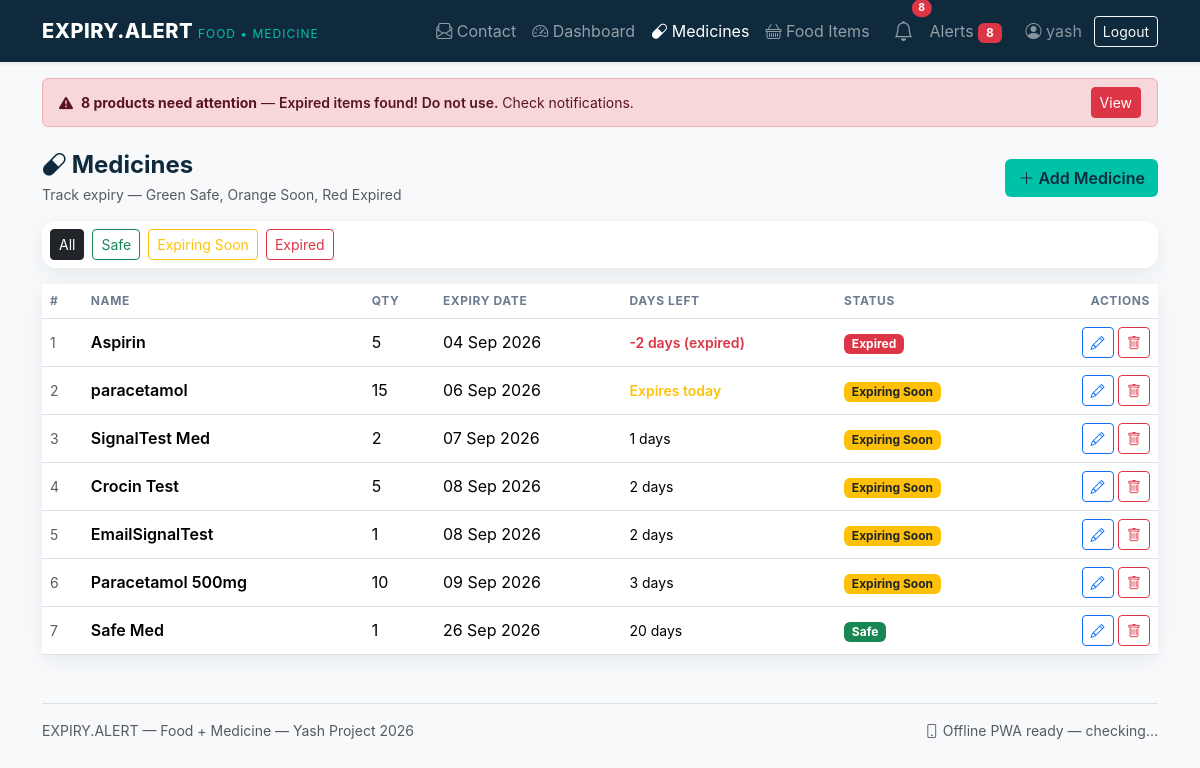
Screenshot of /medicines/ (signed in) with the database file from the repository.
### tracker/models.py (models this page shows, shortened)
class Medicine(models.Model):
    user = models.ForeignKey(User, on_delete=models.CASCADE, related_name='medicines')
    name = models.CharField(max_length=100)
    quantity = models.PositiveIntegerField(help_text="e.g. 10 tablets / 2 bottles")
    expiry_date = models.DateField()
    created_at = models.DateTimeField(auto_now_add=True)
    updated_at = models.DateTimeField(auto_now=True)
    class Meta:
        ordering = ['expiry_date']
        verbose_name = "Medicine"
        verbose_name_plural = "Medicines"
    @property
    def days_until_expiry(self):
        return (self.expiry_date - date.today()).days
    @property
    def status(self):
        days = self.days_until_expiry
        if days < 0:
            return "Expired"
        elif days <= 7:
            return "Expiring Soon"
        else:
            return "Safe"
    @property
    def status_badge(self):
        mapping = {
            "Safe": "bg-success",
            "Expiring Soon": "bg-warning text-dark",
            "Expired": "bg-danger",
        }
        return mapping.get(self.status, "bg-secondary")

### tracker/views.py (the view)
# urls.py: path('medicines/', views.medicine_list, name='medicine_list'),
@login_required
def medicine_list(request):
    medicines = Medicine.objects.filter(user=request.user)
    filter_status = request.GET.get('filter')
    if filter_status in ['Safe', 'Expiring Soon', 'Expired']:
        medicines = [m for m in medicines if m.status == filter_status]
    else:
        medicines = list(medicines)
    return render(request, 'tracker/medicine_list.html', {'medicines': medicines, 'filter_status': filter_status})

### tracker/models.py (called while the page is built)
    @property
    def days_until_expiry(self):
        return (self.expiry_date - date.today()).days

    @property
    def status(self):
        days = self.days_until_expiry
        if days < 0:
            return "Expired"
        elif days <= 7:
            return "Expiring Soon"
        else:
            return "Safe"

### templates/tracker/medicine_list.html (shortened to what this page needs)
{% extends 'base.html' %}
{% block content %}
<div class="d-flex justify-content-between align-items-center mb-3">
  <div>
    <h4 class="fw-bold mb-1" style="color:#0f2a3c;"><i class="bi bi-capsule"></i> Medicines</h4>
    <p class="small text-muted mb-0">Track expiry — Green Safe, Orange Soon, Red Expired</p>
  </div>
  <a href="{% url 'medicine_add' %}" class="btn btn-teal"><i class="bi bi-plus-lg"></i> Add Medicine</a>
</div>
<div class="card p-2 mb-3">
  <div class="d-flex gap-2 flex-wrap">
    <a href="{% url 'medicine_list' %}" class="btn btn-sm {% if not filter_status %}btn-dark{% else %}btn-outline-secondary{% endif %}">All</a>
    <a href="?filter=Safe" class="btn btn-sm {% if filter_status == 'Safe' %}btn-success{% else %}btn-outline-success{% endif %}">Safe</a>
    <a href="?filter=Expiring Soon" class="btn btn-sm {% if filter_status == 'Expiring Soon' %}btn-warning{% else %}btn-outline-warning{% endif %}">Expiring Soon</a>
    <a href="?filter=Expired" class="btn btn-sm {% if filter_status == 'Expired' %}btn-danger{% else %}btn-outline-danger{% endif %}">Expired</a>
  </div>
</div>
<div class="card">
  {% if medicines %}
  <div class="table-responsive">
    <table class="table table-hover align-middle mb-0">
      <thead><tr><th>#</th><th>Name</th><th>Qty</th><th>Expiry Date</th><th>Days Left</th><th>Status</th><th class="text-end">Actions</th></tr></thead>
      <tbody>
        {% for m in medicines %}
        <tr>
          <td class="small text-muted">{{ forloop.counter }}</td>
          <td class="fw-semibold">{{ m.name }}</td>
          <td>{{ m.quantity }}</td>
          <td>{{ m.expiry_date|date:"d M Y" }}</td>
          <td class="small">
            {% if m.days_until_expiry < 0 %}<span class="text-danger fw-semibold">{{ m.days_until_expiry }} days (expired)</span>
            {% elif m.days_until_expiry == 0 %}<span class="text-warning fw-semibold">Expires today</span>
            {% else %}{{ m.days_until_expiry }} days{% endif %}
          </td>
          <td><span class="badge {{ m.status_badge }}">{{ m.status }}</span></td>
          <td class="text-end">
            <a href="{% url 'medicine_edit' m.pk %}" class="btn btn-sm btn-outline-primary"><i class="bi bi-pencil"></i></a>
            <a href="{% url 'medicine_delete' m.pk %}" class="btn btn-sm btn-outline-danger"><i class="bi bi-trash"></i></a>
          </td>
        </tr>
        {% endfor %}
      </tbody>
    </table>
  </div>
  {% else %}
    <div class="empty-state">
      <i class="bi bi-capsule fs-1 text-muted"></i>
      <p class="mt-2">No medicines found {% if filter_status %}for <strong>{{ filter_status }}</strong>{% endif %}.</p>
      <a href="{% url 'medicine_add' %}" class="btn btn-teal btn-sm">Add your first medicine</a>
    </div>
  {% endif %}
</div>
{% endblock %}

### templates/base.html (shortened to what this page needs)
<!doctype html>
<html lang="en">
<head>
  <link href="https://cdn.jsdelivr.net/npm/bootstrap@5.3.3/dist/css/bootstrap.min.css" rel="stylesheet">
  <link rel="stylesheet" href="https://cdn.jsdelivr.net/npm/bootstrap-icons@1.11.3/font/bootstrap-icons.css">
  {% load static %}
  <link rel="stylesheet" href="{% static 'css/style.css' %}">
</head>
<body>
<nav class="navbar navbar-expand-lg navbar-dark sticky-top shadow-sm">
  <div class="container">
    <a class="navbar-brand" href="{% url 'home' %}">EXPIRY.ALERT <span>FOOD • MEDICINE</span></a>
    <div class="collapse navbar-collapse" id="nav">
      <ul class="navbar-nav ms-auto align-items-lg-center">
        {% if user.is_authenticated %}
          <li class="nav-item"><a class="nav-link" href="{% url 'contact' %}"><i class="bi bi-envelope-paper"></i> Contact</a></li>
          <li class="nav-item"><a class="nav-link {% if request.resolver_match.url_name == 'dashboard' %}active{% endif %}" href="{% url 'dashboard' %}"><i class="bi bi-speedometer2"></i> Dashboard</a></li>
          <li class="nav-item"><a class="nav-link {% if 'medicine' in request.resolver_match.url_name %}active{% endif %}" href="{% url 'medicine_list' %}"><i class="bi bi-capsule"></i> Medicines</a></li>
          <li class="nav-item"><a class="nav-link {% if 'food' in request.resolver_match.url_name %}active{% endif %}" href="{% url 'food_list' %}"><i class="bi bi-basket"></i> Food Items</a></li>
          <li class="nav-item dropdown ms-lg-2">
            <a class="nav-link position-relative" href="#" role="button" data-bs-toggle="dropdown" aria-expanded="false">
              <i class="bi bi-bell fs-5"></i>
              {% if notif_unread_count > 0 %}
                <span class="position-absolute top-0 start-100 translate-middle badge rounded-pill bg-danger" style="font-size:0.65rem;">{{ notif_unread_count }}</span>
              {% endif %}
            </a>
          </li>
          <li class="nav-item"><a class="nav-link position-relative" href="{% url 'notification_list' %}">Alerts{% if notif_unread_count > 0 %} <span class="badge bg-danger">{{ notif_unread_count }}</span>{% endif %}</a></li>
          <li class="nav-item ms-lg-2"><span class="nav-link text-white-50"><i class="bi bi-person-circle"></i> {{ user.username }}</span></li>
          <li class="nav-item ms-lg-1">
            <form method="post" action="{% url 'logout' %}" class="d-inline">
              <button type="submit" class="btn btn-outline-light btn-sm">Logout</button>
            </form>
          </li>
        {% else %}
          <li class="nav-item"><a class="nav-link" href="{% url 'contact' %}">Contact</a></li>
          <li class="nav-item"><a class="nav-link" href="{% url 'login' %}">Login</a></li>
          <li class="nav-item ms-lg-2"><a class="btn btn-teal btn-sm px-3" href="{% url 'register' %}">Register</a></li>
        {% endif %}
      </ul>
    </div>
  </div>
</nav>
{% if user.is_authenticated and notif_unread_count > 0 %}
<div class="container pt-3">
  <div class="alert {% if notif_has_critical %}alert-danger{% else %}alert-warning{% endif %} d-flex justify-content-between align-items-center py-2 px-3 mb-0" role="alert">
    <div class="small">
      <i class="bi bi-exclamation-triangle-fill me-1"></i>
      <strong>{{ notif_unread_count }} product{{ notif_unread_count|pluralize }} need{{ notif_unread_count|pluralize:"s," }} attention</strong>
      — {% if notif_has_critical %}<span class="fw-semibold">Expired items found! Do not use.</span>{% else %}Some items expiring within 7 days.{% endif %}
      <span class="d-none d-md-inline"> Check notifications.</span>
    </div>
    <a href="{% url 'notification_list' %}" class="btn btn-sm {% if notif_has_critical %}btn-danger{% else %}btn-warning{% endif %}">View</a>
  </div>
</div>
{% endif %}
<main class="container py-4">
  {% block content %}{% endblock %}
</main>
<footer class="container py-4 text-center text-muted small">
  <div class="border-top pt-3 d-flex flex-column flex-md-row justify-content-between align-items-center gap-2">
    <span>EXPIRY.ALERT — Food + Medicine — Yash Project 2026</span>
    <span><i class="bi bi-phone"></i> Offline PWA ready — <span id="pwa-status" class="text-muted">checking...</span> </span>
  </div>
</footer>
</body>
</html>

### static/css/style.css (style rules this page uses)
:root { --navy: #0f2a3c; --teal: #00c2a8; --orange: #ff6b35; --amber: #ffc857; --light: #f7f9fb; }
body { background: var(--light); font-family: 'Inter', system-ui, -apple-system, sans-serif; }
.navbar { background: var(--navy) !important; }
.navbar-brand { font-weight: 800; letter-spacing: 0.5px; }
.navbar-brand span { color: var(--teal); font-weight: 400; font-size: 0.75rem; letter-spacing: 1px; }
.btn-teal { background: var(--teal); color: #0f2a3c; font-weight: 600; }
.card { border: none; border-radius: 14px; box-shadow: 0 6px 20px rgba(15,42,60,0.07); }
.table thead th { font-size: 0.75rem; text-transform: uppercase; letter-spacing: 0.6px; color: #6b7c8e; border-bottom-width: 1px; }

### rows the page displays
Medicine: name "Aspirin", quantity "5", expiry_date "04 Sep 2026", days_until_expiry "-2", status "Expired"
Medicine: name "paracetamol", quantity "15", expiry_date "06 Sep 2026", shows "Expires today", status "Expiring Soon"
Medicine: name "SignalTest Med", quantity "2", expiry_date "07 Sep 2026", days_until_expiry "1", status "Expiring Soon"
Medicine: name "Crocin Test", quantity "5", expiry_date "08 Sep 2026", days_until_expiry "2", status "Expiring Soon"
Medicine: name "EmailSignalTest", quantity "1", expiry_date "08 Sep 2026", days_until_expiry "2", status "Expiring Soon"
Medicine: name "Paracetamol 500mg", quantity "10", expiry_date "09 Sep 2026", days_until_expiry "3", status "Expiring Soon"
Medicine: name "Safe Med", quantity "1", expiry_date "26 Sep 2026", days_until_expiry "20", status "Safe"

### other values shown
{{ notif_unread_count }} "8"
{{ user.username }} "yash"
